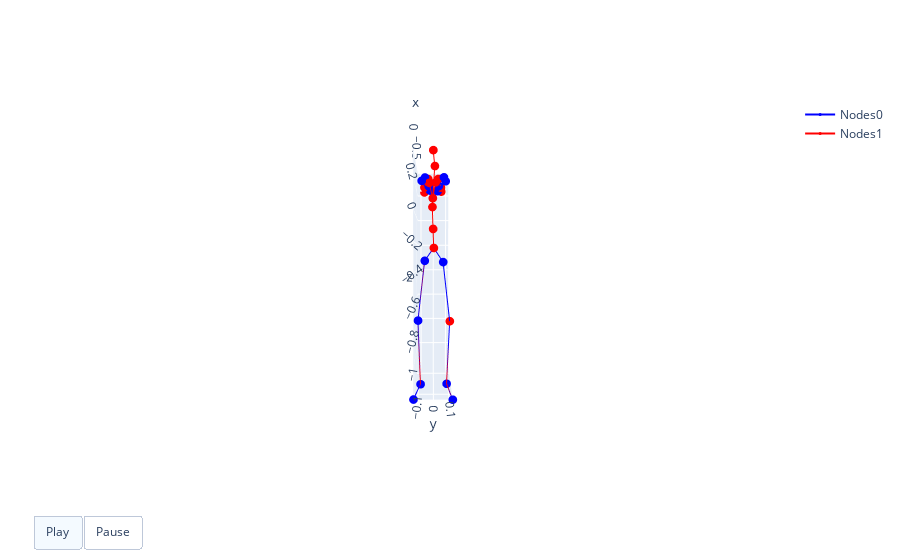

Source (notebook cell):
### Markdown cell above
### 1.1 Rest Pose
- [1] (0,0,0) --SMPL--> j
- [2] j --IK--> angle --FK--> j

### Code cell
tgt_skel = Skeleton(angle_offset, paramUtil.t2m_kinematic_chain, 'cpu')
# 1. SMPL layer (BLUE)
rest_pose = torch.zeros((1,24,3))
rest_pose[:,13] = torch.tensor((0,3.14/2,0))
rest_pose[:,14] = torch.tensor((0,-3.14/2,0))

verts, vis_joint = get_SMPL_layer(rest_pose.view(1,72), display=False)

# 2. [MD] FK  (RED)
rest_pose = torch.zeros((1,24,3))
rest_pose[:,13] = torch.tensor((0,3.14/2,0))
rest_pose[:,14] = torch.tensor((0,-3.14/2,0))


quat_params = axis_angle_to_quaternion(rest_pose)
tgt_offsets = tgt_skel.get_offsets_joints(vis_joint[0])
joint_forward = tgt_skel.forward_kinematics(quat_params, root_pos=vis_joint[0,0])

joint_original_forward = np.concatenate((vis_joint[:,:22], joint_forward[:,:22]), axis=1)
animate3d(joint_original_forward, smpl_smpl_bone, first_total_standard=63)

### Figure 1 — Plotly figure (JSON) as saved in the notebook; plotly's stock layout.template omitted (floating-point values rounded to 4 significant figures)
{"data": [{"marker": {"color": "blue", "size": 3}, "mode": "lines+markers", "name": "Nodes0", "type": "scatter3d", "x": [0.02848, 0.01489, null, 0.01489, 0.01002, null, 0.01002, -0.02454, null, -0.02454, 0.1058, null, 0.02848, 0.01078, null, 0.01078, 0.01878, null, 0.01878, -0.01864, null, -0.01864, 0.1034, null, 0.02848, -0.009834, null, -0.009834, 0.01702, null, 0.01702, 0.01986, null, 0.01986, -0.01351, null, -0.01351, 0.03695, null, 0.01986, -0.003821, null, -0.003821, -0.117, null, -0.117, -0.3772, null, -0.3772, -0.6462, null, 0.01986, 0.0009828, null, 0.0009828, -0.1219, null, -0.1219, -0.3773, null, -0.3773, -0.6429, null], "y": [0.002156, 0.06247, null, 0.06247, 0.1058, null, 0.1058, 0.08671, null, 0.08671, 0.1215, null, 0.002156, -0.05642, null, -0.05642, -0.09989, null, -0.09989, -0.08512, null, -0.08512, -0.1262, null, 0.002156, -0.002283, null, -0.002283, -0.006766, null, -0.006766, -0.004498, null, -0.004498, 0.008893, null, 0.008893, -0.001219, null, -0.004498, 0.07845, null, 0.07845, 0.07008, null, 0.07008, 0.03905, null, 0.03905, 0.03323, null, -0.004498, -0.07618, null, -0.07618, -0.05724, null, -0.05724, -0.03454, null, -0.03454, -0.02736, null], "z": [-0.2407, -0.3312, null, -0.3312, -0.715, null, -0.715, -1.135, null, -1.135, -1.197, null, -0.2407, -0.323, null, -0.323, -0.7095, null, -0.7095, -1.136, null, -1.136, -1.197, null, -0.2407, -0.1164, null, -0.1164, 0.02157, null, 0.02157, 0.0776, null, 0.0776, 0.2892, null, 0.2892, 0.3782, null, 0.0776, 0.19, null, 0.19, 0.2369, null, 0.2369, 0.2225, null, 0.2225, 0.2293, null, 0.0776, 0.1916, null, 0.1916, 0.2368, null, 0.2368, 0.2211, null, 0.2211, 0.2338, null]}, {"marker": {"color": "red", "size": 3}, "mode": "lines+markers", "name": "Nodes1", "type": "scatter3d", "x": [0.02848, 0.01481, null, 0.01481, 0.009963, null, 0.009963, -0.02456, null, -0.02456, 0.1057, null, 0.02848, 0.01071, null, 0.01071, 0.01873, null, 0.01873, -0.01866, null, -0.01866, 0.1033, null, 0.02848, -0.00975, null, -0.00975, 0.01713, null, 0.01713, 0.01996, null, 0.01996, -0.01336, null, -0.01336, 0.03708, null, 0.01996, -0.06301, null, -0.06301, -0.1762, null, -0.1762, -0.4364, null, -0.4364, -0.7054, null, 0.01996, -0.05173, null, -0.05173, -0.1746, null, -0.1746, -0.43, null, -0.43, -0.6956, null], "y": [0.002156, 0.06244, null, 0.06244, 0.1058, null, 0.1058, 0.08673, null, 0.08673, 0.1215, null, 0.002156, -0.05639, null, -0.05639, -0.0999, null, -0.0999, -0.08515, null, -0.08515, -0.1263, null, 0.002156, -0.002283, null, -0.002283, -0.006762, null, -0.006762, -0.004493, null, -0.004493, 0.008903, null, 0.008903, -0.001197, null, -0.004493, -0.0281, null, -0.0281, -0.03644, null, -0.03644, -0.06739, null, -0.06739, -0.07322, null, -0.004493, 0.01432, null, 0.01432, 0.03323, null, 0.03323, 0.05587, null, 0.05587, 0.06307, null], "z": [-0.2407, -0.3313, null, -0.3313, -0.715, null, -0.715, -1.135, null, -1.135, -1.197, null, -0.2407, -0.323, null, -0.323, -0.7096, null, -0.7096, -1.136, null, -1.136, -1.197, null, -0.2407, -0.1164, null, -0.1164, 0.02159, null, 0.02159, 0.07762, null, 0.07762, 0.2892, null, 0.2892, 0.3783, null, 0.07762, 0.1901, null, 0.1901, 0.237, null, 0.237, 0.2225, null, 0.2225, 0.2293, null, 0.07762, 0.1916, null, 0.1916, 0.2368, null, 0.2368, 0.2212, null, 0.2212, 0.2338, null]}], "layout": {"scene": {"aspectmode": "manual", "aspectratio": {"x": 0.8112, "y": 0.2478, "z": 1.575}, "camera": {"eye": {"x": 3, "y": 0, "z": 0.1}}, "xaxis": {"range": [-0.7054, 0.1058]}, "yaxis": {"range": [-0.1263, 0.1215]}, "zaxis": {"range": [-1.197, 0.3783]}}, "sliders": [{"len": 0.9, "pad": {"b": 10, "t": 60}, "steps": [{"args": [["frame0"], {"frame": {"duration": 0}, "fromcurrent": true, "mode": "immediate", "transition": {"duration": 0, "easing": "linear"}}], "label": "0", "method": "animate"}], "x": 0.1, "y": 0}], "updatemenus": [{"buttons": [{"args": [null, {"frame": {"duration": 40}, "fromcurrent": true, "mode": "immediate", "transition": {"duration": 40, "easing": "linear"}}], "label": "Play", "method": "animate"}, {"args": [[null], {"frame": {"duration": 0}, "fromcurrent": true, "mode": "immediate", "transition": {"duration": 0, "easing": "linear"}}], "label": "Pause", "method": "animate"}], "direction": "left", "pad": {"r": 10, "t": 70}, "type": "buttons", "x": 0.1, "y": 0}]}}
